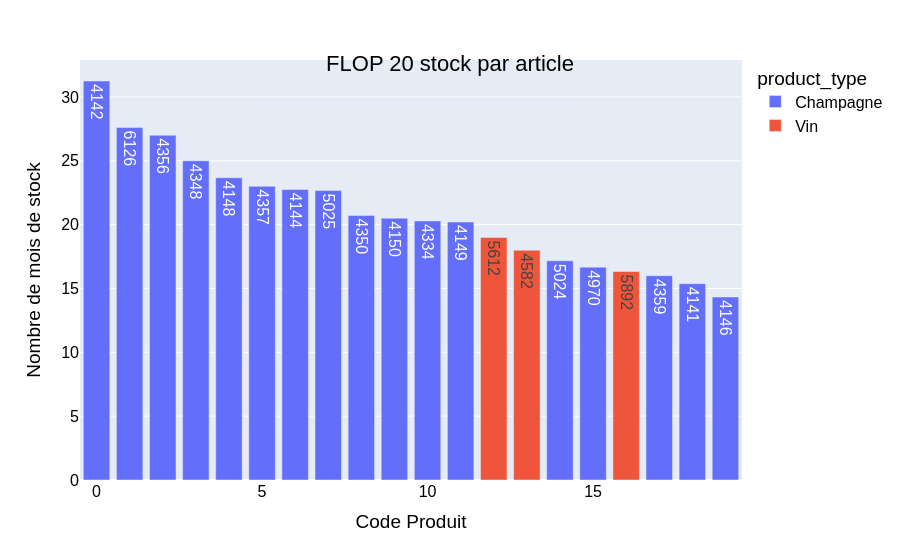

Notebook source saved alongside this figure:
### Markdown cell above
<div style="border: 1px solid RGB(51,165,182);" >
<h3 style="margin: auto; padding: 20px; color: RGB(51,165,182); ">Etape 5.3 - Analyse des stocks</h3>
</div>

### Code cell
######################################
# Calculer le nombre de mois de stock #
######################################

#Import de numpy 

import numpy as np

#Création de la colonne Rotation de stock

df_merge['rotation_stock'] = df_merge["stock_quantity"] / df_merge['total_sales']
df_merge["rotation_stock"] = df_merge["rotation_stock"].round(2)

#Remplacement des "inf" par 0

df_merge.replace([np.inf, -np.inf], 0, inplace=True)

#Effectuer le tri dans l'ordre décroissant du nombre de mois de stock dans le dataset df_merge

df_merge = df_merge.sort_values(by=['rotation_stock'], ascending=False)
#df_merge

#Graphique en barre du flop 20 des produits qui ont le plus de mois de stock

df_flop20_stock = df_merge[['product_id','rotation_stock','product_type']]
df_flop20_stock = df_flop20_stock.reset_index(drop=True)
df_flop20_stock = df_flop20_stock.iloc[0:20]

fig = px.bar(df_flop20_stock, y='rotation_stock', color="product_type", labels={"rotation_stock":"Nombre de mois de stock", "index":"Code Produit" },text="product_id")
fig.update_layout(
    title={
        'text': "FLOP 20 stock par article",
        'y':0.90,
        'x':0.5,
        'xanchor': 'center',
        'yanchor': 'top'})
fig.update_layout(
    font=dict(
        family="Arial",
        size=16,  # Set the font size here
        color="Black"))
fig.show()

## il y a 17 produits de la famille champagne sur le top 20, ce stock est probablement présent en raison des ventes liées aux fêtes de fin d'année

### Figure 1 — Plotly figure (JSON) as saved in the notebook; plotly's stock layout.template omitted (floating-point values rounded to 4 significant figures)
{"data": [{"hovertemplate": "product_type=Champagne<br>Code Produit=%{x}<br>Nombre de mois de stock=%{y}<br>product_id=%{text}<extra></extra>", "legendgroup": "Champagne", "marker": {"color": "#636efa", "pattern": {"shape": ""}}, "name": "Champagne", "orientation": "v", "showlegend": true, "text": [4142.0, 6126.0, 4356.0, 4348.0, 4148.0, 4357.0, 4144.0, 5025.0, 4350.0, 4150.0, 4334.0, 4149.0, 5024.0, 4970.0, 4359.0, 4141.0, 4146.0], "textposition": "auto", "type": "bar", "x": [0, 1, 2, 3, 4, 5, 6, 7, 8, 9, 10, 11, 14, 15, 17, 18, 19], "xaxis": "x", "y": [31.25, 27.6, 27.0, 25.0, 23.67, 23.0, 22.75, 22.67, 20.71, 20.5, 20.29, 20.2, 17.17, 16.67, 16.0, 15.38, 14.33], "yaxis": "y"}, {"hovertemplate": "product_type=Vin<br>Code Produit=%{x}<br>Nombre de mois de stock=%{y}<br>product_id=%{text}<extra></extra>", "legendgroup": "Vin", "marker": {"color": "#EF553B", "pattern": {"shape": ""}}, "name": "Vin", "orientation": "v", "showlegend": true, "text": [5612.0, 4582.0, 5892.0], "textposition": "auto", "type": "bar", "x": [12, 13, 16], "xaxis": "x", "y": [19.0, 18.0, 16.33], "yaxis": "y"}], "layout": {"barmode": "relative", "font": {"color": "Black", "family": "Arial", "size": 16}, "legend": {"title": {"text": "product_type"}, "tracegroupgap": 0}, "margin": {"t": 60}, "title": {"text": "FLOP 20 stock par article", "x": 0.5, "xanchor": "center", "y": 0.9, "yanchor": "top"}, "xaxis": {"anchor": "y", "domain": [0, 1], "title": {"text": "Code Produit"}}, "yaxis": {"anchor": "x", "domain": [0, 1], "title": {"text": "Nombre de mois de stock"}}}}
